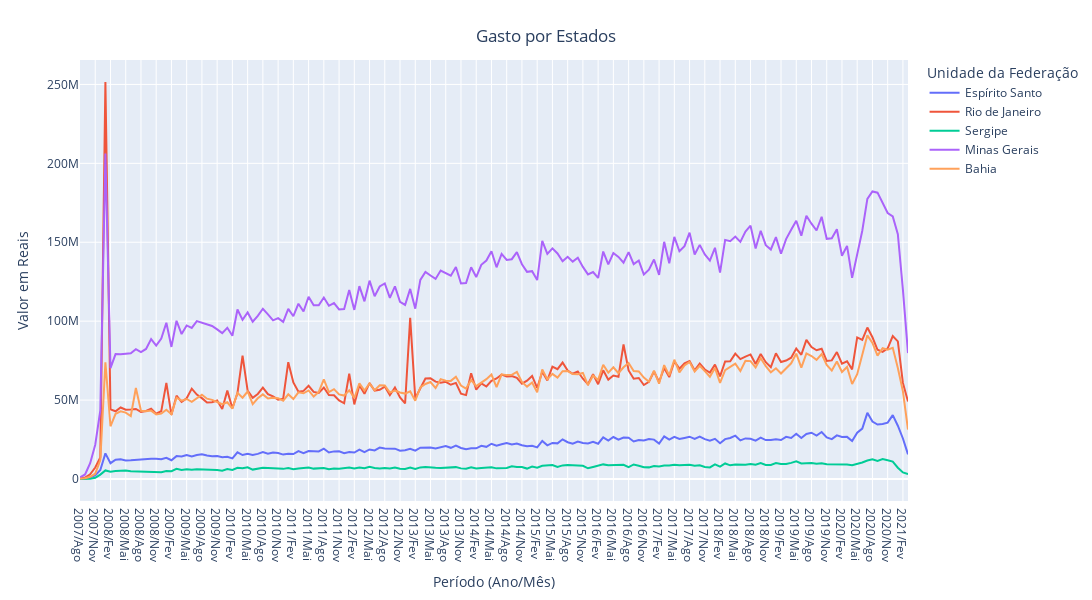

Notebook cell for this chart:
### Code cell
import plotly.graph_objects as go

estados = ['Espírito Santo', 'Rio de Janeiro', 'Sergipe', 'Minas Gerais', 'Bahia']
selecionados = usaveis.loc[estados]
selecionados = selecionados.T

fig = px.line(
    selecionados, x =selecionados.index, y=selecionados.columns,
    labels = {'value':'Valor em Reais','index':'Período (Ano/Mês)'},
    width = 1400, height = 600)

fig.update_layout(
    title={
        'text': "Gasto por Estados",
        'y':0.95,
        'x':0.5,
        'xanchor': 'center',
        'yanchor': 'top'})
fig.show()

### Figure 1 — Plotly figure (JSON) as saved in the notebook; plotly's stock layout.template omitted (floating-point values rounded to 4 significant figures; data arrays with more than 128 entries replaced by an {"elided": "..."} marker saying what was removed)
{"data": [{"hovertemplate": "Unidade da Federação=Espírito Santo<br>Período (Ano/Mês)=%{x}<br>Valor em Reais=%{y}<extra></extra>", "legendgroup": "Espírito Santo", "line": {"color": "#636efa", "dash": "solid"}, "mode": "lines", "name": "Espírito Santo", "orientation": "v", "showlegend": true, "type": "scatter", "x": {"elided": "164 str values"}, "xaxis": "x", "y": {"elided": "164 float values"}, "yaxis": "y"}, {"hovertemplate": "Unidade da Federação=Rio de Janeiro<br>Período (Ano/Mês)=%{x}<br>Valor em Reais=%{y}<extra></extra>", "legendgroup": "Rio de Janeiro", "line": {"color": "#EF553B", "dash": "solid"}, "mode": "lines", "name": "Rio de Janeiro", "orientation": "v", "showlegend": true, "type": "scatter", "x": {"elided": "164 str values"}, "xaxis": "x", "y": {"elided": "164 float values"}, "yaxis": "y"}, {"hovertemplate": "Unidade da Federação=Sergipe<br>Período (Ano/Mês)=%{x}<br>Valor em Reais=%{y}<extra></extra>", "legendgroup": "Sergipe", "line": {"color": "#00cc96", "dash": "solid"}, "mode": "lines", "name": "Sergipe", "orientation": "v", "showlegend": true, "type": "scatter", "x": {"elided": "164 str values"}, "xaxis": "x", "y": {"elided": "164 float values"}, "yaxis": "y"}, {"hovertemplate": "Unidade da Federação=Minas Gerais<br>Período (Ano/Mês)=%{x}<br>Valor em Reais=%{y}<extra></extra>", "legendgroup": "Minas Gerais", "line": {"color": "#ab63fa", "dash": "solid"}, "mode": "lines", "name": "Minas Gerais", "orientation": "v", "showlegend": true, "type": "scatter", "x": {"elided": "164 str values"}, "xaxis": "x", "y": {"elided": "164 float values"}, "yaxis": "y"}, {"hovertemplate": "Unidade da Federação=Bahia<br>Período (Ano/Mês)=%{x}<br>Valor em Reais=%{y}<extra></extra>", "legendgroup": "Bahia", "line": {"color": "#FFA15A", "dash": "solid"}, "mode": "lines", "name": "Bahia", "orientation": "v", "showlegend": true, "type": "scatter", "x": {"elided": "164 str values"}, "xaxis": "x", "y": {"elided": "164 float values"}, "yaxis": "y"}], "layout": {"height": 600, "legend": {"title": {"text": "Unidade da Federação"}, "tracegroupgap": 0}, "margin": {"t": 60}, "title": {"text": "Gasto por Estados", "x": 0.5, "xanchor": "center", "y": 0.95, "yanchor": "top"}, "width": 1400, "xaxis": {"anchor": "y", "domain": [0, 1], "title": {"text": "Período (Ano/Mês)"}}, "yaxis": {"anchor": "x", "domain": [0, 1], "title": {"text": "Valor em Reais"}}}}
